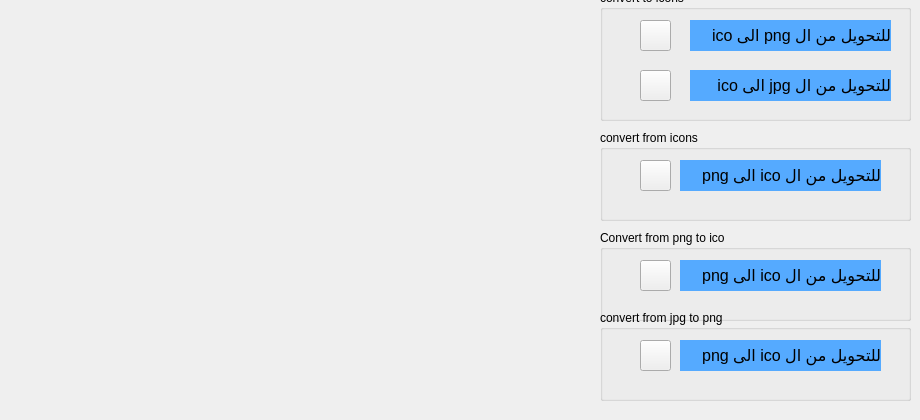
      <widget class="QWidget" name="tab_6">
       <attribute name="title">
        <string>تحويل صيغ الصور </string>
       </attribute>
       <widget class="QGroupBox" name="groupBox_6">
        <property name="geometry">
         <rect>
          <x>600</x>
          <y>-10</y>
          <width>311</width>
          <height>131</height>
         </rect>
        </property>
        <property name="title">
         <string>convert to icons</string>
        </property>
        <widget class="QLabel" name="label_23">
         <property name="geometry">
          <rect>
           <x>90</x>
           <y>30</y>
           <width>201</width>
           <height>31</height>
          </rect>
         </property>
         <property name="font">
          <font>
           <pointsize>12</pointsize>
          </font>
         </property>
         <property name="styleSheet">
          <string notr="true">background-color: rgb(85, 170, 255);</string>
         </property>
         <property name="text">
          <string>للتحويل من ال png الى ico</string>
         </property>
        </widget>
        <widget class="QLabel" name="label_24">
         <property name="geometry">
          <rect>
           <x>90</x>
           <y>80</y>
           <width>201</width>
           <height>31</height>
          </rect>
         </property>
         <property name="font">
          <font>
           <pointsize>12</pointsize>
          </font>
         </property>
         <property name="styleSheet">
          <string notr="true">background-color: rgb(85, 170, 255);</string>
         </property>
         <property name="text">
          <string>للتحويل من ال jpg الى ico</string>
         </property>
        </widget>
        <widget class="QPushButton" name="pushButton">
         <property name="geometry">
          <rect>
           <x>40</x>
           <y>30</y>
           <width>31</width>
           <height>31</height>
          </rect>
         </property>
         <property name="text">
          <string/>
         </property>
         <property name="icon">
          <iconset>
           <normaloff>icons/photo.png</normaloff>icons/photo.png</iconset>
         </property>
         <property name="iconSize">
          <size>
           <width>40</width>
           <height>40</height>
          </size>
         </property>
        </widget>
        <widget class="QPushButton" name="pushButton_2">
         <property name="geometry">
          <rect>
           <x>40</x>
           <y>80</y>
           <width>31</width>
           <height>31</height>
          </rect>
         </property>
         <property name="text">
          <string/>
         </property>
         <property name="icon">
          <iconset>
           <normaloff>icons/photo.png</normaloff>icons/photo.png</iconset>
         </property>
         <property name="iconSize">
          <size>
           <width>40</width>
           <height>40</height>
          </size>
         </property>
        </widget>
       </widget>
       <widget class="QGroupBox" name="groupBox_7">
        <property name="geometry">
         <rect>
          <x>600</x>
          <y>130</y>
          <width>311</width>
          <height>91</height>
         </rect>
        </property>
        <property name="title">
         <string>convert from icons</string>
        </property>
        <widget class="QLabel" name="label_25">
         <property name="geometry">
          <rect>
           <x>80</x>
           <y>30</y>
           <width>201</width>
           <height>31</height>
          </rect>
         </property>
         <property name="font">
          <font>
           <pointsize>12</pointsize>
          </font>
         </property>
         <property name="styleSheet">
          <string notr="true">background-color: rgb(85, 170, 255);</string>
         </property>
         <property name="text">
          <string>للتحويل من ال ico الى png</string>
         </property>
        </widget>
        <widget class="QPushButton" name="pushButton_3">
         <property name="geometry">
          <rect>
           <x>40</x>
           <y>30</y>
           <width>31</width>
           <height>31</height>
          </rect>
         </property>
         <property name="text">
          <string/>
         </property>
         <property name="icon">
          <iconset>
           <normaloff>icons/photo.png</normaloff>icons/photo.png</iconset>
         </property>
         <property name="iconSize">
          <size>
           <width>40</width>
           <height>40</height>
          </size>
         </property>
        </widget>
       </widget>
       <widget class="QGroupBox" name="groupBox_8">
        <property name="geometry">
         <rect>
          <x>600</x>
          <y>230</y>
          <width>311</width>
          <height>91</height>
         </rect>
        </property>
        <property name="title">
         <string>Convert from png to ico</string>
        </property>
        <widget class="QLabel" name="label_26">
         <property name="geometry">
          <rect>
           <x>80</x>
           <y>30</y>
           <width>201</width>
           <height>31</height>
          </rect>
         </property>
         <property name="font">
          <font>
           <pointsize>12</pointsize>
          </font>
         </property>
         <property name="styleSheet">
          <string notr="true">background-color: rgb(85, 170, 255);</string>
         </property>
         <property name="text">
          <string>للتحويل من ال ico الى png</string>
         </property>
        </widget>
        <widget class="QPushButton" name="pushButton_4">
         <property name="geometry">
          <rect>
           <x>40</x>
           <y>30</y>
           <width>31</width>
           <height>31</height>
          </rect>
         </property>
         <property name="text">
          <string/>
         </property>
         <property name="icon">
          <iconset>
           <normaloff>icons/photo.png</normaloff>icons/photo.png</iconset>
         </property>
         <property name="iconSize">
          <size>
           <width>40</width>
           <height>40</height>
          </size>
         </property>
        </widget>
       </widget>
       <widget class="QLabel" name="label_28">
        <property name="geometry">
         <rect>
          <x>10</x>
          <y>-40</y>
          <width>491</width>
          <height>411</height>
         </rect>
        </property>
        <property name="text">
         <string/>
        </property>
        <property name="pixmap">
         <pixmap>icons/paper.png</pixmap>
        </property>
       </widget>
       <widget class="QGroupBox" name="groupBox_9">
        <property name="geometry">
         <rect>
          <x>600</x>
          <y>310</y>
          <width>311</width>
          <height>91</height>
         </rect>
        </property>
        <property name="title">
         <string>convert from jpg to png</string>
        </property>
        <widget class="QLabel" name="label_27">
         <property name="geometry">
          <rect>
           <x>80</x>
           <y>30</y>
           <width>201</width>
           <height>31</height>
          </rect>
         </property>
         <property name="font">
          <font>
           <pointsize>12</pointsize>
          </font>
         </property>
         <property name="styleSheet">
          <string notr="true">background-color: rgb(85, 170, 255);</string>
         </property>
         <property name="text">
          <string>للتحويل من ال ico الى png</string>
         </property>
        </widget>
        <widget class="QPushButton" name="pushButton_5">
         <property name="geometry">
          <rect>
           <x>40</x>
           <y>30</y>
           <width>31</width>
           <height>31</height>
          </rect>
         </property>
         <property name="text">
          <string/>
         </property>
         <property name="icon">
          <iconset>
           <normaloff>icons/photo.png</normaloff>icons/photo.png</iconset>
         </property>
         <property name="iconSize">
          <size>
           <width>40</width>
           <height>40</height>
          </size>
         </property>
        </widget>
       </widget>
      </widget>
